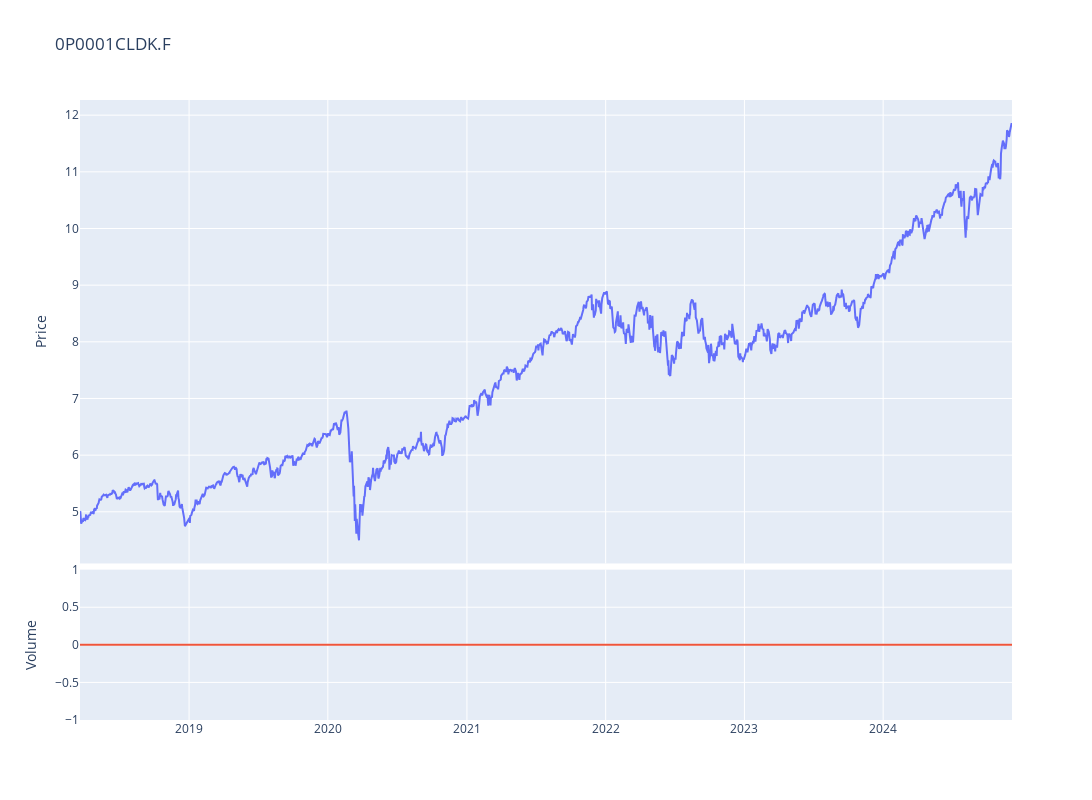

The cell this chart's notebook holds for it:
### Code cell
fig = make_subplots(rows=4, cols=1,shared_xaxes=True,vertical_spacing=0.01,specs=[[{'rowspan':3,'colspan':1}],[None],[None],[{'rowspan':1,'colspan':1}]])

# Graph (1,1)
fig.add_trace(go.Scatter(x=stock_ticker.index,y=stock_ticker['Adj Close'],mode="lines",name=f"{ticker}"),row=1, col=1)
# Update xaxis properties
fig.update_yaxes(title_text="Price", row=1, col=1)

# Graph (4,1)
fig.add_trace(go.Scatter(x=stock_ticker.index,y=stock_ticker['Volume'],mode="lines",name='Volume'),row=4, col=1)
fig.update_yaxes(title_text="Volume", row=4, col=1)

fig.update_layout(height=800, width=1300,showlegend=False,title=f"{ticker}")

fig.show()

### Figure 1 — Plotly figure (JSON) as saved in the notebook; plotly's stock layout.template omitted (floating-point values rounded to 4 significant figures; data arrays with more than 128 entries replaced by an {"elided": "..."} marker saying what was removed)
{"data": [{"mode": "lines", "name": "0P0001CLDK.F", "type": "scatter", "x": {"elided": "1706 str values"}, "xaxis": "x", "y": {"elided": "1706 float values"}, "yaxis": "y"}, {"mode": "lines", "name": "Volume", "type": "scatter", "x": {"elided": "1706 str values"}, "xaxis": "x2", "y": {"elided": "1706 int values"}, "yaxis": "y2"}], "layout": {"height": 800, "showlegend": false, "title": {"text": "0P0001CLDK.F"}, "width": 1300, "xaxis": {"anchor": "y", "domain": [0, 1], "matches": "x2", "showticklabels": false}, "xaxis2": {"anchor": "y2", "domain": [0, 1]}, "yaxis": {"anchor": "x", "domain": [0.2525, 1], "title": {"text": "Price"}}, "yaxis2": {"anchor": "x2", "domain": [0, 0.2425], "title": {"text": "Volume"}}}}
